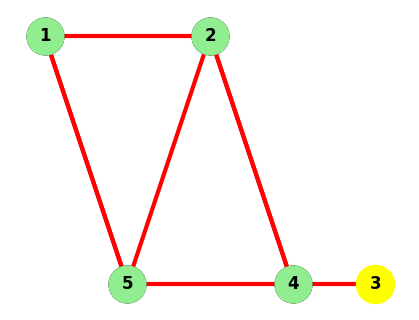

This figure's Python source:
import sys
import networkx as nx
import matplotlib.pyplot as plt
from PyQt5.QtWidgets import QApplication, QLabel, QVBoxLayout, QWidget
from PyQt5.QtGui import QPixmap
from PyQt5.QtCore import Qt, QTimer

def crear_grafo():
    G = nx.Graph()
    G.add_edges_from([
        (1, 2), (1, 5), (2, 5),
        (2, 4), (4, 3), (4, 5)
    ])
    return G

def recorrido_personalizado():
    return [
        (1, 5), (5, 1), (1, 2), (2, 5),
        (5, 4), (4, 2), (2, 4), (4, 3)
    ]

class VentanaGrafo(QWidget):
    def __init__(self):
        super().__init__()
        self.setWindowTitle("Imagen 7")
        self.setGeometry(200, 200, 600, 500)

        self.G = crear_grafo()
        self.pos = {
            1: (0, 1),
            2: (1, 1),
            3: (2, 0),
            4: (1.5, 0),
            5: (0.5, 0)
        }

        self.recorrido = recorrido_personalizado()
        self.visitados = set()
        self.aristas_recorridas = []
        self.indice = 0

        layout = QVBoxLayout()
        self.label = QLabel(alignment=Qt.AlignCenter)
        layout.addWidget(self.label)
        self.setLayout(layout)

        self.timer = QTimer()
        self.timer.timeout.connect(self.actualizar_animacion)
        self.timer.start(800)

    def actualizar_animacion(self):
        if self.indice >= len(self.recorrido):
            self.timer.stop()
            return

        u, v = self.recorrido[self.indice]
        self.aristas_recorridas.append((u, v))
        self.visitados.add(u)
        self.visitados.add(v)
        self.dibujar_grafo(v)
        self.indice += 1

    def dibujar_grafo(self, nodo_actual):
        plt.figure(figsize=(4, 3))
        nx.draw(self.G, self.pos, with_labels=True, node_color='lightgray',
                edgecolors='black', node_size=700, font_weight='bold')

        nx.draw_networkx_nodes(self.G, self.pos, nodelist=self.visitados,
                               node_color='lightgreen', node_size=700)
        nx.draw_networkx_edges(self.G, self.pos, edgelist=self.aristas_recorridas,
                               width=3, edge_color='red')
        nx.draw_networkx_nodes(self.G, self.pos, nodelist=[nodo_actual],
                               node_color='yellow', node_size=750)

        plt.axis('off')
        plt.savefig("grafo_animado.png", bbox_inches='tight')
        plt.close()

        pixmap = QPixmap("grafo_animado.png")
        self.label.setPixmap(pixmap)


if __name__ == "__main__":
    app = QApplication(sys.argv)
    ventana = VentanaGrafo()
    ventana.show()
    sys.exit(app.exec_())
